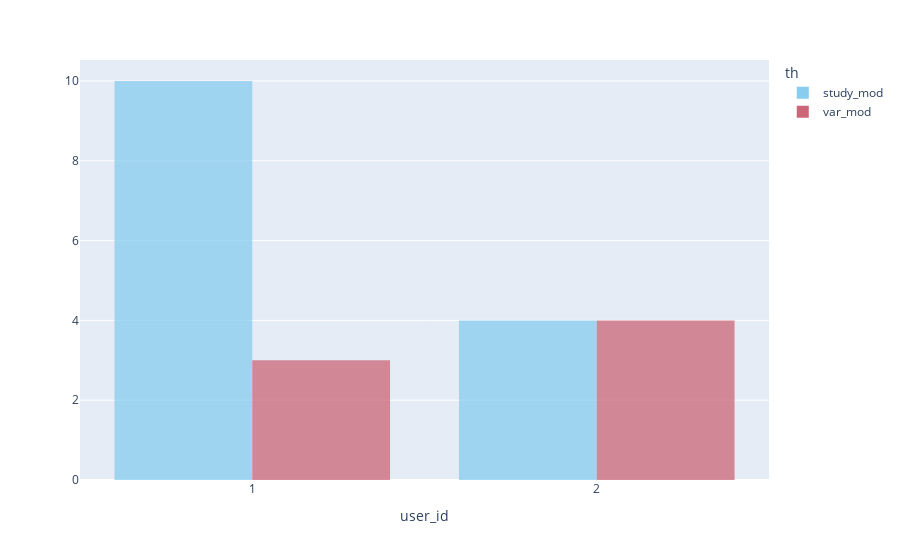

Here is the notebook cell this chart was saved with:
### Code cell
color_palette = px.colors.qualitative.Safe
fig = px.histogram(
    human_h.groupby(["th", "mod"]).agg({"user_id": "nunique"}).reset_index(),
    x="user_id", histnorm="", nbins=human_h.user_id.unique().shape[0], color="th",
    color_discrete_sequence=color_palette, opacity=0.75)
fig.update_layout(barmode='group')
fig.write_image("../visualisations/user_studies_common_mod.pdf", format='pdf')
fig.show()

### Figure 1 — Plotly figure (JSON) as saved in the notebook; plotly's stock layout.template omitted (floating-point values rounded to 4 significant figures)
{"data": [{"alignmentgroup": "True", "bingroup": "x", "histnorm": "", "hovertemplate": "th=study_mod<br>user_id=%{x}<br>=%{y}<extra></extra>", "legendgroup": "study_mod", "marker": {"color": "rgb(136, 204, 238)", "opacity": 0.75, "pattern": {"shape": ""}}, "name": "study_mod", "nbinsx": 2, "offsetgroup": "study_mod", "orientation": "v", "showlegend": true, "type": "histogram", "x": [1, 1, 2, 1, 1, 1, 2, 1, 1, 2, 1, 2, 1, 1], "xaxis": "x", "yaxis": "y"}, {"alignmentgroup": "True", "bingroup": "x", "histnorm": "", "hovertemplate": "th=var_mod<br>user_id=%{x}<br>=%{y}<extra></extra>", "legendgroup": "var_mod", "marker": {"color": "rgb(204, 102, 119)", "opacity": 0.75, "pattern": {"shape": ""}}, "name": "var_mod", "nbinsx": 2, "offsetgroup": "var_mod", "orientation": "v", "showlegend": true, "type": "histogram", "x": [2, 2, 1, 1, 1, 2, 2], "xaxis": "x", "yaxis": "y"}], "layout": {"barmode": "group", "legend": {"title": {"text": "th"}, "tracegroupgap": 0}, "margin": {"t": 60}, "xaxis": {"anchor": "y", "domain": [0, 1], "title": {"text": "user_id"}}, "yaxis": {"anchor": "x", "domain": [0, 1], "title": {"text": ""}}}}
